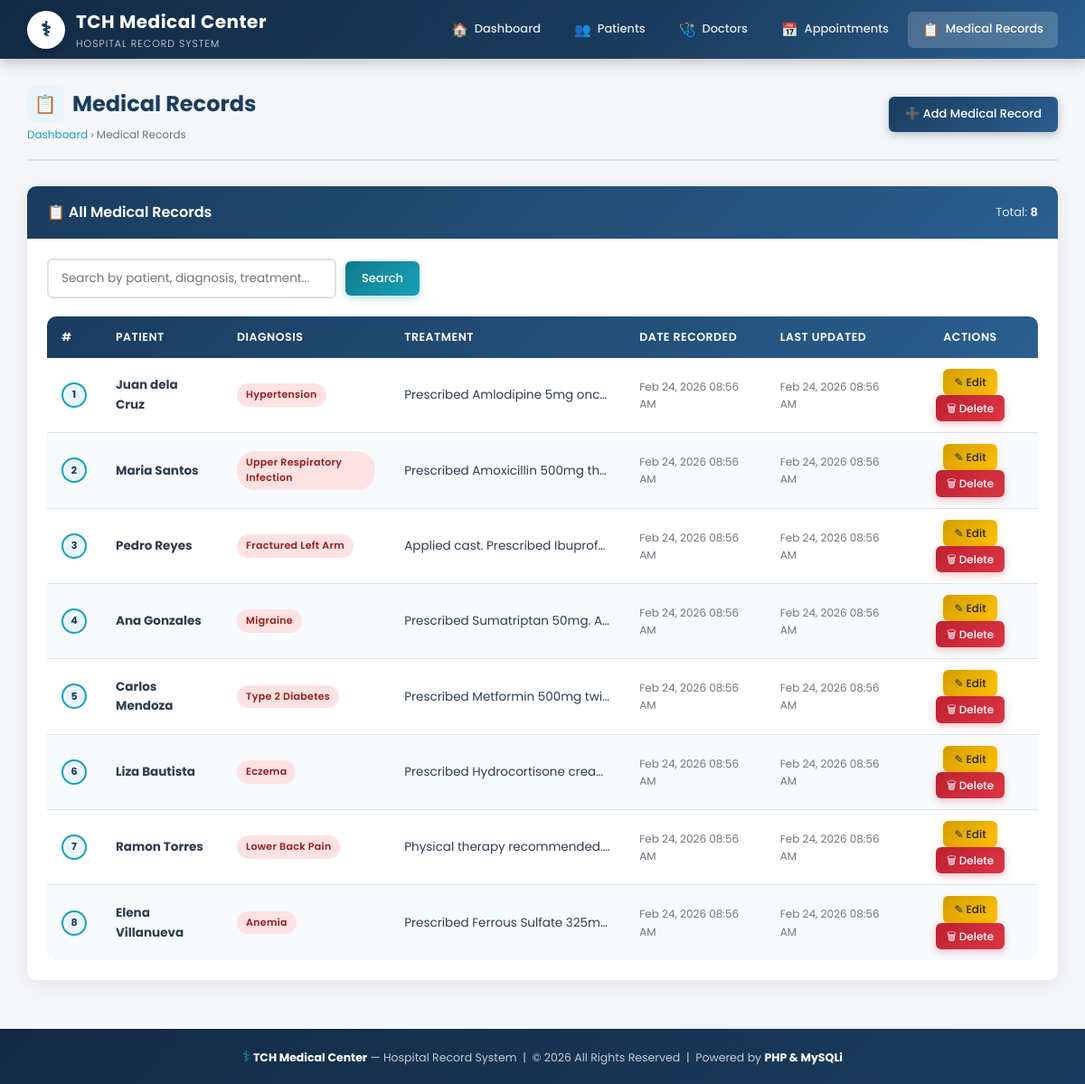
Screenshot of /medical_records/index.php with the database file from the repository.
### tables this page shows
CREATE TABLE IF NOT EXISTS medical_records (
    id INT AUTO_INCREMENT PRIMARY KEY,
    patient_id INT NOT NULL,
    diagnosis VARCHAR(255) NOT NULL,
    treatment TEXT NOT NULL,
    created_at TIMESTAMP DEFAULT CURRENT_TIMESTAMP,
    updated_at TIMESTAMP DEFAULT CURRENT_TIMESTAMP ON UPDATE CURRENT_TIMESTAMP,
    FOREIGN KEY (patient_id) REFERENCES patients(id) ON DELETE CASCADE
);

CREATE TABLE IF NOT EXISTS patients (
    id INT AUTO_INCREMENT PRIMARY KEY,
    full_name VARCHAR(100) NOT NULL,
    date_of_birth DATE NOT NULL,
    gender ENUM('Male', 'Female', 'Other') NOT NULL,
    created_at TIMESTAMP DEFAULT CURRENT_TIMESTAMP,
    updated_at TIMESTAMP DEFAULT CURRENT_TIMESTAMP ON UPDATE CURRENT_TIMESTAMP
);

### medical_records/index.php (the view, shortened to what this page needs)
<?php
require_once '../config/database.php';
require_once '../includes/header.php';
require_once '../includes/navbar.php';
$search = isset($_GET['search']) ? trim($_GET['search']) : '';
if ($search !== '') {
    $s      = $conn->real_escape_string($search);
    $result = $conn->query("
        SELECT mr.*, p.full_name AS patient_name
        FROM medical_records mr
        JOIN patients p ON mr.patient_id = p.id
        WHERE p.full_name LIKE '%$s%' OR mr.diagnosis LIKE '%$s%' OR mr.treatment LIKE '%$s%'
        ORDER BY mr.created_at DESC
    ");
} else {
    $result = $conn->query("
        SELECT mr.*, p.full_name AS patient_name
        FROM medical_records mr
        JOIN patients p ON mr.patient_id = p.id
        ORDER BY mr.created_at DESC
    ");
}
?>
<div class="main-content">
    <div class="page-header">
        <div>
            <h1>
                <div class="page-icon">&#128203;</div>
                Medical Records
            </h1>
            <div class="breadcrumb">
                <a href="../index.php">Dashboard</a> &rsaquo; Medical Records
            </div>
        </div>
        <a href="create.php" class="btn btn-primary">
            &#10133; Add Medical Record
        </a>
    </div>
    <div class="card">
        <div class="card-header">
            <h2>&#128203; All Medical Records</h2>
            <span style="font-size:13px; opacity:0.85;">
                Total: <strong><?php echo $result->num_rows; ?></strong>
            </span>
        </div>
        <div class="card-body">
            <form method="GET" action="index.php" class="search-bar">
                <input type="text" name="search" class="form-control"
                       placeholder="Search by patient, diagnosis, treatment..."
                       value="<?php echo htmlspecialchars($search); ?>">
                <button type="submit" class="btn btn-accent">Search</button>
            </form>
            <div class="table-responsive">
                <table>
                    <thead>
                        <tr>
                            <th>#</th>
                            <th>Patient</th>
                            <th>Diagnosis</th>
                            <th>Treatment</th>
                            <th>Date Recorded</th>
                            <th>Last Updated</th>
                            <th style="text-align:center;">Actions</th>
                        </tr>
                    </thead>
                    <tbody>
                        <?php if ($result->num_rows > 0): ?>
                            <?php while ($row = $result->fetch_assoc()): ?>
                            <tr>
                                <td><span class="id-badge"><?php echo $row['id']; ?></span></td>
                                <td>
                                    <strong><?php echo htmlspecialchars($row['patient_name']); ?></strong>
                                </td>
                                <td>
                                    <span class="badge badge-danger">
                                        <?php echo htmlspecialchars($row['diagnosis']); ?>
                                    </span>
                                </td>
                                <td style="max-width:260px;">
                                    <span style="display:block; white-space:nowrap; overflow:hidden; text-overflow:ellipsis; max-width:260px;"
                                          title="<?php echo htmlspecialchars($row['treatment']); ?>">
                                        <?php echo htmlspecialchars($row['treatment']); ?>
                                    </span>
                                </td>
                                <td class="text-muted fs-sm"><?php echo date('M d, Y h:i A', strtotime($row['created_at'])); ?></td>
                                <td class="text-muted fs-sm"><?php echo date('M d, Y h:i A', strtotime($row['updated_at'])); ?></td>
                                <td style="text-align:center;">
                                    <a href="edit.php?id=<?php echo $row['id']; ?>" class="btn btn-warning btn-sm">
                                        &#9998; Edit
                                    </a>
                                    <a href="delete.php?id=<?php echo $row['id']; ?>" class="btn btn-danger btn-sm">
                                        &#128465; Delete
                                    </a>
                                </td>
                            </tr>
                            <?php endwhile; ?>
                        <?php endif; ?>
                    </tbody>
                </table>
            </div>
        </div>
    </div>
</div>
<?php
require_once '../includes/footer.php';
?>

### rows the page displays
medical_records: id "1", patient.full_name "Juan dela Cruz", diagnosis "Hypertension", treatment "Prescribed Amlodipine 5mg onc…", created_at "Feb 24, 2026 08:56 AM", updated_at "Feb 24, 2026 08:56 AM"
medical_records: id "2", patient.full_name "Maria Santos", diagnosis "Upper Respiratory Infection", treatment "Prescribed Amoxicillin 500mg th…", created_at "Feb 24, 2026 08:56 AM", updated_at "Feb 24, 2026 08:56 AM"
medical_records: id "3", patient.full_name "Pedro Reyes", diagnosis "Fractured Left Arm", treatment "Applied cast. Prescribed Ibuprof…", created_at "Feb 24, 2026 08:56 AM", updated_at "Feb 24, 2026 08:56 AM"
medical_records: id "4", patient.full_name "Ana Gonzales", diagnosis "Migraine", treatment "Prescribed Sumatriptan 50mg. A…", created_at "Feb 24, 2026 08:56 AM", updated_at "Feb 24, 2026 08:56 AM"
medical_records: id "5", patient.full_name "Carlos Mendoza", diagnosis "Type 2 Diabetes", treatment "Prescribed Metformin 500mg twi…", created_at "Feb 24, 2026 08:56 AM", updated_at "Feb 24, 2026 08:56 AM"
medical_records: id "6", patient.full_name "Liza Bautista", diagnosis "Eczema", treatment "Prescribed Hydrocortisone crea…", created_at "Feb 24, 2026 08:56 AM", updated_at "Feb 24, 2026 08:56 AM"
medical_records: id "7", patient.full_name "Ramon Torres", diagnosis "Lower Back Pain", treatment "Physical therapy recommended.…", created_at "Feb 24, 2026 08:56 AM", updated_at "Feb 24, 2026 08:56 AM"
medical_records: id "8", patient.full_name "Elena Villanueva", diagnosis "Anemia", treatment "Prescribed Ferrous Sulfate 325m…", created_at "Feb 24, 2026 08:56 AM", updated_at "Feb 24, 2026 08:56 AM"

### other values shown
$result->num_rows "8"
